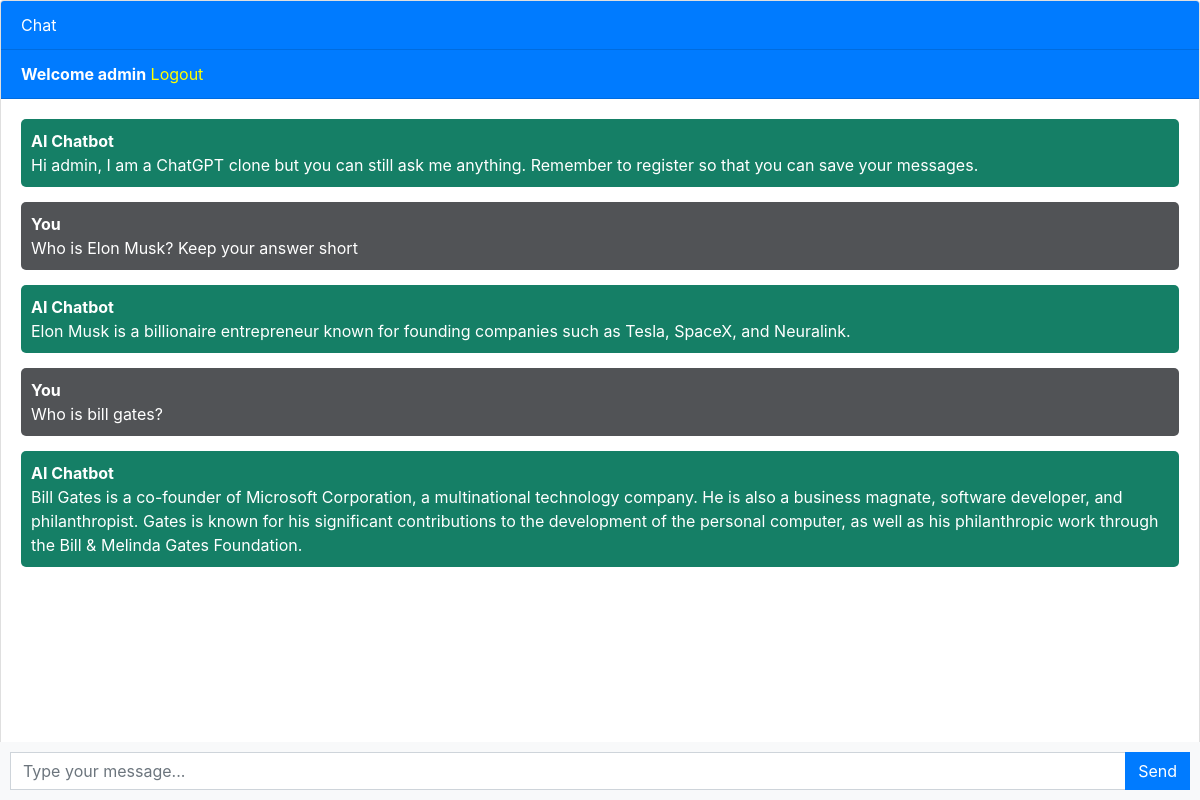
Screenshot of / (signed in) with the database file from the repository.
### gptapp/models.py (models this page shows, shortened)
class Chat(models.Model):
  user = models.ForeignKey(User, on_delete=models.CASCADE)
  message = models.TextField()
  response = models.TextField()
  created_at = models.DateTimeField(auto_now_add=True)

### gptapp/views.py (the view, shortened to what this page needs)
# urls.py: path("", views.chatbot, name="chatbot"),
def chatbot(request):
    chats = Chat.objects.filter(user = request.user)
    return render(request, "chatbot.html", {'chats': chats})

### templates/chatbot.html (shortened to what this page needs)
{% extends 'base.html' %}  {% block content %}
<div class="chat-container">
  <div class="card flex-grow-1">
    <div class="card-header bg-primary text-white">Chat</div>
    {% if user.is_authenticated %}
    <div class="card-header bg-primary text-white"><b>Welcome {{user.username}}</b>    <a style="color: yellow" href="logout">Logout</a></div>
    {% else %}
    <div class="card-header bg-primary text-white"><a style="color: yellow" href="login">Login</a>       <a style="color: yellow" href="register">Register</a></div>
    {% endif %}
    <div class="card-body messages-box">
      <ul class="list-unstyled messages-list">
        <li class="message received">
          <div class="message-text">
            <div class="message-sender">
              <b>AI Chatbot</b>
            </div>
            <div class="message-content">
              Hi {{user.username}}, I am a ChatGPT clone but you can still ask me anything. Remember to register so that you can save your messages.
            </div>
          </div>
        </li>
        {% for chat in chats %}
          {% if chat.user == request.user%}
            <li class="message sent">
              <div class="message-text">
                <div class="message-sender">
                  <b>You</b>
                </div>
                <div class="message-content">
                  {{ chat.message }}
                </div>
              </div>
            </li>
            <li class="message received">
              <div class="message-text">
                <div class="message-sender">
                  <b>AI Chatbot</b>
                </div>
                <div class="message-content">
                  {{ chat.response }}
                </div>
              </div>
            </li>
          {% endif %}
        {% endfor %}
      </ul>
    </div>
    <br /><br />
    <br /><br />
    <br /><br />
  </div>
  <form class="message-form">
    <div class="input-group">
      <input
        type="text"
        class="form-control message-input"
        placeholder="Type your message..."
      />
      <div class="input-group-append">
        <button type="submit" class="btn btn-primary btn-send">Send</button>
      </div>
    </div>
  </form>
</div>
{% endblock %}

### templates/base.html (shortened to what this page needs)
<!DOCTYPE html>
<html lang="en">
  <head>
    <link
      rel="stylesheet"
      href="https://stackpath.bootstrapcdn.com/bootstrap/4.3.1/css/bootstrap.min.css"
    />
  </head>
  <body>
    {% block content %}{% endblock %}
  </body>
</html>

### templates/chatbot.html (style rules this page uses)
body, html { height: 100%; }
.messages-box { flex: 1; overflow-y: auto; }
.messages-list { padding-left: 0; }
.message { margin-bottom: 15px; list-style: none; }
.message-text { padding: 10px; border-radius: 5px; }
.sent { background-color: #515356; border-radius: 20rem; color: white; border-radius: 5px; align-self: flex-end; }
.received { background-color: #157f66; align-self: flex-start; border-radius: 5px; color: white; }
.message-form { display: flex; position: fixed; bottom: 0; left: 0; right: 0; padding: 10px; background-color: #f8f9fa; }
.message-input { flex: 1; border-radius: 0; border-right: none; }
.btn-send { border-radius: 0; }
.chat-container { height: 100%; display: flex; flex-direction: column; }

### rows the page displays
Chat: message "Who is Elon Musk? Keep your answer short", response "Elon Musk is a billionaire entrepreneur known for founding companies such as Tesla, SpaceX, and Neuralink."
Chat: message "Who is bill gates?", response "Bill Gates is a co-founder of Microsoft Corporation, a multinational technology company. He is also a business magnate, software developer, and philanthropist. Gates is known for his significant contributions to the development of the personal computer, as well as his philanthropic work through the Bill & Melinda Gates Foundation."

### other values shown
{{ user.username }} "admin"
